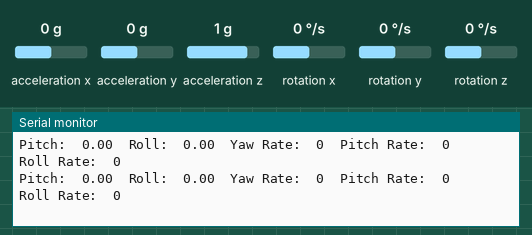
This sketch was run on a simulated Arduino Uno, built with avr-gcc and run on an emulated ATmega328P. On the bench: the last lines printed to the serial monitor. Inputs (shaded band) come from the test bench; at power-on: acceleration x 0 g, acceleration y 0 g, acceleration z 1 g, rotation x 0 °/s, rotation y 0 °/s, rotation z 0 °/s.

Above: at 1.7 s.
1.8 s: acceleration x set to -1.4 g
At 1.99 s:
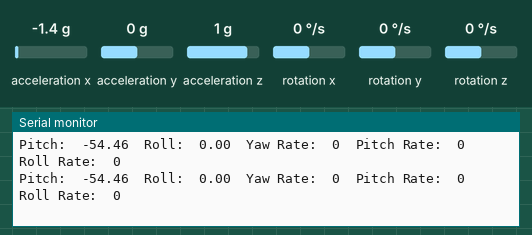
3.3 s: acceleration y set to -1.4 g
At 3.35 s:
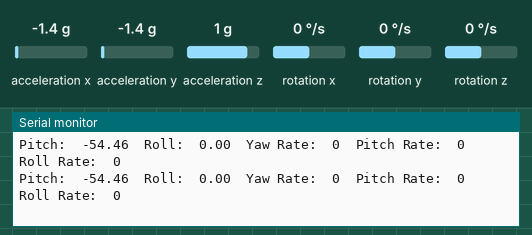
4.8 s: acceleration z set to -1.4 g
At 4.83 s:
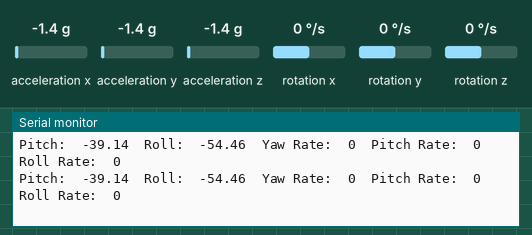
6.3 s: rotation x set to -192 °/s
At 6.31 s:
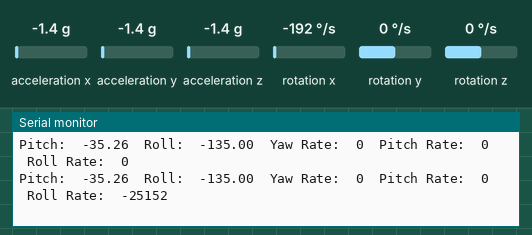
7.8 s: rotation y set to -192 °/s
At 7.9 s:
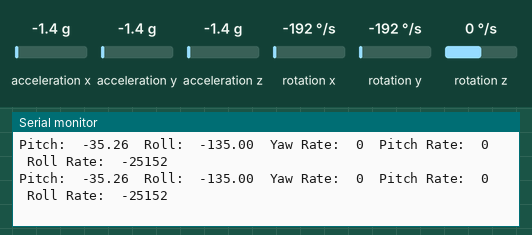
Timing chart, 0 to 10.3 s (numbered marks = the images above; inputs shaded):
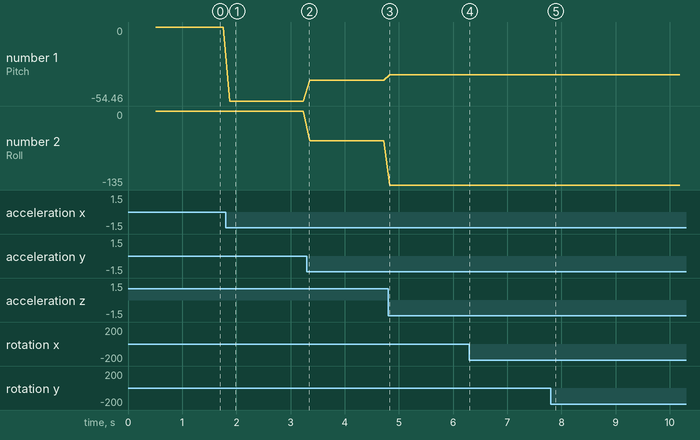

Measured:
- after the input at 1.8 s, the serial monitor: prints a new line after 0.07 s (image 1)
- after the input at 6.3 s, the serial monitor: prints a new line at once (image 4)
- plotted number 1: 0 → -54.46 after the input at 1.8 s, -54.46 → -39.14 after the input at 3.3 s, -39.14 → -35.26 after the input at 4.8 s
- plotted number 2: -54.46 → -135 after the input at 4.8 s

The sketch:

imuFlightControllerValidation.ino
```cpp
#include <PIDController.h>
#include <Servo.h>
#include <I2Cdev.h>
#include <MPU6050_6Axis_MotionApps20.h>

// *** DEBUG SETTINGS ***

bool PRINT_IMU_DATA = true;
bool PLOT_RATE_DATA = false;
bool PLOT_ANGLE_DATA = false;
bool PLOT_ANGLE_PID_DATA = false;
bool PRINT_YAW_RATE_PID_INFORMATION = false;
bool PRINT_MOTOR_OUTPUTS = false;

// *** DRONE LEVEL SETTINGS ***

bool STABILIZE_MODE = true;

// *** MOTOR SETTINGS ***

int MIN_ESC_INPUT = 1000;
int MAX_ESC_INPUT = 2000;
int MIN_ESC_INPUT_FROM_PID = -100;
int MAX_ESC_INPUT_FROM_PID = 100;

// *** THROTTLE SETTINGS ***

int MIN_THROTTLE_STICK_POSITION = 0;
int MAX_THROTTLE_STICK_POSITION = 1023;
int MIN_THROTTLE = MIN_ESC_INPUT;
int MAX_THROTTLE = MIN_ESC_INPUT + 0.85 * (MAX_ESC_INPUT - MIN_ESC_INPUT);

// *** ROLL SETTINGS ***

int MIN_ROLL_STICK_POSITION = 0;
int MAX_ROLL_STICK_POSITION = 1023;
int MIN_ROLL_ANGLE_DEG = -60;
int MAX_ROLL_ANGLE_DEG = 60;
int MIN_ROLL_RATE_DEG_PER_SEC = -180;
int MAX_ROLL_RATE_DEG_PER_SEC = 180;

// *** PITCH SETTINGS ***

int MIN_PITCH_STICK_POSITION = 0;
int MAX_PITCH_STICK_POSITION = 1023;
int MIN_PITCH_ANGLE_DEG = -60;
int MAX_PITCH_ANGLE_DEG = 60;
int MIN_PITCH_RATE_DEG_PER_SEC = -180;
int MAX_PITCH_RATE_DEG_PER_SEC = 180;

// *** YAW SETTINGS ***

int MIN_YAW_STICK_POSITION = 0;
int MAX_YAW_STICK_POSITION = 1023;
int MIN_YAW_RATE_DEG_PER_SEC = -180;
int MAX_YAW_RATE_DEG_PER_SEC = 180;

// *** PID SETTINGS ***

int PID_FREQUENCY_HZ = 10;

float ROLL_ANGLE_KP = 1.0;
float ROLL_ANGLE_KI = 0.0;
float ROLL_ANGLE_KD = 0.0;

float PITCH_ANGLE_KP = 1.0;
float PITCH_ANGLE_KI = 0.0;
float PITCH_ANGLE_KD = 0.0;

float ROLL_RATE_KP = 1.0;
float ROLL_RATE_KI = 0.0;
float ROLL_RATE_KD = 0.0;

float PITCH_RATE_KP = 1.0;
float PITCH_RATE_KI = 0.0;
float PITCH_RATE_KD = 0.0;

float YAW_RATE_KP = 1.0;
float YAW_RATE_KI = 0.0;
float YAW_RATE_KD = 0.0;

// *** END OF SETTINGS ***

MPU6050 imu;
int16_t measuredRollRate;
int16_t measuredPitchRate;
int16_t measuredYawRate;
float measuredRollAngle;
float measuredPitchAngle;

PIDController rollAngleController;
PIDController pitchAngleController;
PIDController rollRateController;
PIDController pitchRateController;
PIDController yawRateController;

void setup() {

  Serial.begin(115200);

  imu.initialize();

  if (imu.dmpInitialize() == 0) {
      imu.CalibrateAccel(6);
      imu.CalibrateGyro(6);
      imu.setDMPEnabled(true);
  }
  else {
    Serial.print("DMP Initialization Failed");
  }

  if (STABILIZE_MODE) {
    initializePidController(
      &rollAngleController,
      ROLL_ANGLE_KP,
      ROLL_ANGLE_KI,
      ROLL_ANGLE_KD,
      MIN_ROLL_RATE_DEG_PER_SEC,
      MAX_ROLL_RATE_DEG_PER_SEC
    );
    initializePidController(
      &pitchAngleController,
      PITCH_ANGLE_KP,
      PITCH_ANGLE_KI,
      PITCH_ANGLE_KD,
      MIN_PITCH_RATE_DEG_PER_SEC,
      MAX_PITCH_RATE_DEG_PER_SEC
    );
  }

  initializePidController(
    &rollRateController,
    ROLL_RATE_KP,
    ROLL_RATE_KI,
    ROLL_RATE_KD,
    MIN_ESC_INPUT_FROM_PID,
    MAX_ESC_INPUT_FROM_PID
  );
  initializePidController(
    &pitchRateController,
    PITCH_RATE_KP,
    PITCH_RATE_KI,
    PITCH_RATE_KD,
    MIN_ESC_INPUT_FROM_PID,
    MAX_ESC_INPUT_FROM_PID
  );
  initializePidController(
    &yawRateController,
    YAW_RATE_KP,
    YAW_RATE_KI,
    YAW_RATE_KD,
    MIN_ESC_INPUT_FROM_PID,
    MAX_ESC_INPUT_FROM_PID
  );

  Serial.println("End of Setup");
}

void loop() {

  // Set from CD&H inputs.
  int throttleStickSetting = 512;
  int rollStickSetting = 512;
  int pitchStickSetting = 512;
  int yawStickSetting = 512;

  uint8_t fifoBuffer[64];
  if (imu.dmpGetCurrentFIFOPacket(fifoBuffer)) {

    Quaternion orientation;
    VectorFloat gravity;
    float ypr[3];

    imu.getRotation(
      &measuredRollRate,
      &measuredPitchRate,
      &measuredYawRate
    );

    // Need to negate pitch and yaw rates to get in drone frame.
    measuredPitchRate = -measuredPitchRate;
    measuredYawRate = -measuredYawRate;

    imu.dmpGetQuaternion(
      &orientation,
      fifoBuffer
    );
    imu.dmpGetGravity(
      &gravity,
      &orientation
    );
    imu.dmpGetYawPitchRoll(
      ypr,
      &orientation,
      &gravity
    );

    measuredPitchAngle = ypr[1] * RAD_TO_DEG;
    measuredRollAngle = ypr[2] * RAD_TO_DEG;
  }
  else {
    Serial.println("No IMU Data");
  }

  if (PRINT_IMU_DATA) {
    Serial.print("Pitch:\t"); Serial.print(measuredPitchAngle); Serial.print("\t");
    Serial.print("Roll:\t"); Serial.print(measuredRollAngle); Serial.print("\t");
    Serial.print("Yaw Rate:\t"); Serial.print(measuredYawRate); Serial.print("\t");
    Serial.print("Pitch Rate:\t"); Serial.print(measuredPitchRate); Serial.print("\t");
    Serial.print("Roll Rate:\t"); Serial.println(measuredRollRate);
  }
  if (PLOT_RATE_DATA) {
    Serial.print(measuredYawRate);
    Serial.print(" ");
    Serial.print(measuredPitchRate);
    Serial.print(" ");
    Serial.println(measuredRollRate);
  }
  if (PLOT_ANGLE_DATA) {
    Serial.print(measuredPitchAngle);
    Serial.print(" ");
    Serial.println(measuredRollAngle);
  }

  int throttleContribution = map(
    throttleStickSetting,
    MIN_THROTTLE_STICK_POSITION,
    MAX_THROTTLE_STICK_POSITION,
    MIN_THROTTLE,
    MAX_THROTTLE
  );

  float referenceRollRate;
  if (STABILIZE_MODE) {
    int referenceRollAngle = map(
      rollStickSetting,
      MIN_ROLL_STICK_POSITION,
      MAX_ROLL_STICK_POSITION,
      MIN_ROLL_ANGLE_DEG,
      MAX_ROLL_ANGLE_DEG
    );
    referenceRollRate = computePidIteration(
      &rollAngleController,
      referenceRollAngle,
      measuredRollAngle
    );
    if (PLOT_ANGLE_PID_DATA) {
      Serial.print(referenceRollRate);
      Serial.print(" ");
    }
  }
  else {
    referenceRollRate = map(
      rollStickSetting,
      MIN_ROLL_STICK_POSITION,
      MAX_ROLL_STICK_POSITION,
      MIN_ROLL_RATE_DEG_PER_SEC,
      MAX_ROLL_RATE_DEG_PER_SEC
    );
  }
  float rollContribution = computePidIteration(
    &rollRateController,
    referenceRollRate,
    measuredRollRate
  );

  float referencePitchRate;
  if (STABILIZE_MODE) {
    int referencePitchAngle = map(
      pitchStickSetting,
      MIN_PITCH_STICK_POSITION,
      MAX_PITCH_STICK_POSITION,
      MIN_PITCH_ANGLE_DEG,
      MAX_PITCH_ANGLE_DEG
    );
    referencePitchRate = computePidIteration(
      &pitchAngleController,
      referencePitchAngle,
      measuredPitchAngle
    );
    if (PLOT_ANGLE_PID_DATA) {
      Serial.println(referencePitchRate);
    }
  }
  else {
    referencePitchRate = map(
      pitchStickSetting,
      MIN_PITCH_STICK_POSITION,
      MAX_PITCH_STICK_POSITION,
      MIN_PITCH_RATE_DEG_PER_SEC,
      MAX_PITCH_RATE_DEG_PER_SEC
    );
  }
  float pitchContribution = computePidIteration(
    &pitchRateController,
    referencePitchRate,
    measuredPitchRate
  );

  int referenceYawRate = map(
    yawStickSetting,
    MIN_YAW_STICK_POSITION,
    MAX_YAW_STICK_POSITION,
    MIN_YAW_RATE_DEG_PER_SEC,
    MAX_YAW_RATE_DEG_PER_SEC
  );
  float yawContribution = computePidIteration(
    &yawRateController,
    referenceYawRate,
    measuredYawRate
  );

  if (PRINT_YAW_RATE_PID_INFORMATION) {
    Serial.print("Yaw Contribution:\t"); Serial.print(yawContribution); Serial.print("\t");
    Serial.print("Reference:\t"); Serial.print(referenceYawRate); Serial.print("\t");
    Serial.print("Measured:\t"); Serial.println(measuredYawRate);
  }

  if (PRINT_MOTOR_OUTPUTS) {
    Serial.print("Motor 1: ");
    Serial.print(
      mixMotorInputs(
        true,
        false,
        throttleContribution,
        yawContribution,
        pitchContribution,
        rollContribution
      )
    );
    Serial.print("\t");

    Serial.print("Motor 2: ");
    Serial.print(
      mixMotorInputs(
        false,
        false,
        throttleContribution,
        yawContribution,
        pitchContribution,
        rollContribution
      )
    );
    Serial.print("\t");

    Serial.print("Motor 3: ");
    Serial.print(
      mixMotorInputs(
        false,
        true,
        throttleContribution,
        yawContribution,
        pitchContribution,
        rollContribution
      )
    );
    Serial.print("\t");

    Serial.print("Motor 4: ");
    Serial.print(
      mixMotorInputs(
        true,
        true,
        throttleContribution,
        yawContribution,
        pitchContribution,
        rollContribution
      )
    );
    Serial.print("\t");

    Serial.println();
  }

  delay(1000 / PID_FREQUENCY_HZ);
}

void initializePidController(
  PIDController* pid,
  float kp,
  float ki,
  float kd,
  float minLimit,
  float maxLimit
) {
  (*pid).begin();
  (*pid).tune(kp, ki, kd);
  (*pid).limit(minLimit, maxLimit);
  (*pid).minimize(1);
}

float computePidIteration(
  PIDController* pid,
  float reference,
  float measured
) {
  (*pid).setpoint(reference);
  return (*pid).compute(measured);
}

float mixMotorInputs(
  bool bow,
  bool port,
  float throttle,
  float yaw,
  float pitch,
  float roll
) {
  bool isCcwMotor = (bow && !port) || (!bow && port);

  float motorInput = throttle;
  motorInput = motorInput + ((isCcwMotor) ? yaw : -yaw);
  motorInput = motorInput + ((bow) ? pitch : -pitch);
  motorInput = motorInput + ((port) ? roll : -roll);

  return constrain(
    motorInput,
    MIN_ESC_INPUT,
    MAX_ESC_INPUT
  );
}
```
